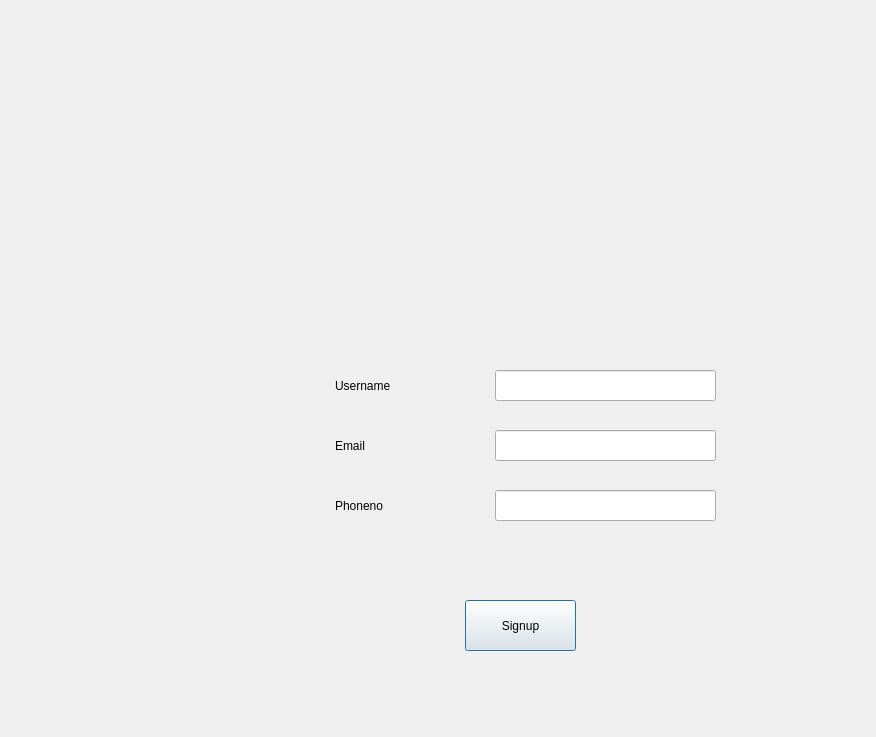
<?xml version="1.0" encoding="UTF-8"?>
<ui version="4.0">
 <class>Dialog</class>
 <widget class="QDialog" name="Dialog">
  <property name="geometry">
   <rect>
    <x>0</x>
    <y>0</y>
    <width>876</width>
    <height>737</height>
   </rect>
  </property>
  <property name="windowTitle">
   <string>Dialog</string>
  </property>
  <widget class="QPushButton" name="signupbutton">
   <property name="geometry">
    <rect>
     <x>465</x>
     <y>600</y>
     <width>111</width>
     <height>51</height>
    </rect>
   </property>
   <property name="text">
    <string>Signup</string>
   </property>
  </widget>
  <widget class="QLabel" name="label_2">
   <property name="geometry">
    <rect>
     <x>335</x>
     <y>430</y>
     <width>71</width>
     <height>31</height>
    </rect>
   </property>
   <property name="text">
    <string>Email</string>
   </property>
  </widget>
  <widget class="QLabel" name="label">
   <property name="geometry">
    <rect>
     <x>335</x>
     <y>370</y>
     <width>71</width>
     <height>31</height>
    </rect>
   </property>
   <property name="text">
    <string>Username</string>
   </property>
  </widget>
  <widget class="QLineEdit" name="email">
   <property name="geometry">
    <rect>
     <x>495</x>
     <y>430</y>
     <width>221</width>
     <height>31</height>
    </rect>
   </property>
  </widget>
  <widget class="QLineEdit" name="phoneno">
   <property name="geometry">
    <rect>
     <x>495</x>
     <y>490</y>
     <width>221</width>
     <height>31</height>
    </rect>
   </property>
  </widget>
  <widget class="QLineEdit" name="username">
   <property name="geometry">
    <rect>
     <x>495</x>
     <y>370</y>
     <width>221</width>
     <height>31</height>
    </rect>
   </property>
  </widget>
  <widget class="QLabel" name="label_3">
   <property name="geometry">
    <rect>
     <x>335</x>
     <y>490</y>
     <width>71</width>
     <height>31</height>
    </rect>
   </property>
   <property name="text">
    <string>Phoneno</string>
   </property>
  </widget>
 </widget>
 <resources/>
 <connections/>
</ui>
